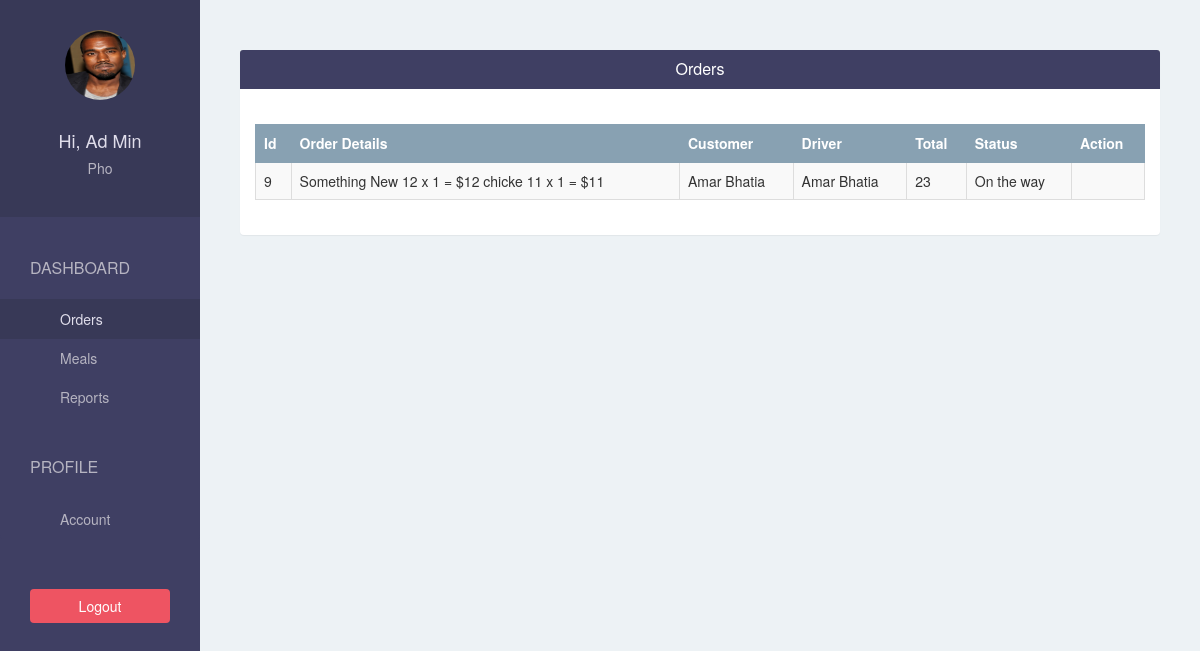
Page /restaurant/order/ (signed in) on the committed database.
### app/models.py (models this page shows, shortened)
class Restaurant(models.Model):
	user = models.OneToOneField(User, on_delete=models.CASCADE, related_name = 'restaurant')
	name = models.CharField(max_length=500)
	phone = models.CharField(max_length=500)
	address = models.CharField(max_length=500)
	logo = models.ImageField(upload_to='restaurant_logo/', blank=False)

class Order(models.Model):
	COOKING = 1
	READY = 2
	ONTHEWAY = 3
	DELIVERED = 4
	STATUS_CHOICES = (
		(COOKING, "Cooking"),
		(READY, "Ready"),
		(ONTHEWAY, "On the way"),
		(DELIVERED, "Delivered"),
	)
	customer = models.ForeignKey(Customer)
	restaurant = models.ForeignKey(Restaurant)
	driver = models.ForeignKey(Driver, blank = True, null = True)
	address = models.CharField(max_length=500)
	total = models.IntegerField()
	status = models.IntegerField(choices = STATUS_CHOICES)
	created_at = models.DateTimeField(default = timezone.now)
	picked_at = models.DateTimeField(blank = True, null = True)

class OrderDetails(models.Model):
	order = models.ForeignKey(Order, related_name='order_details')
	meal = models.ForeignKey(Meal)
	quantity = models.IntegerField()
	sub_total = models.IntegerField()

class Meal(models.Model):
	restaurant = models.ForeignKey(Restaurant)
	name = models.CharField(max_length=500)
	short_description = models.CharField(max_length=500)
	image = models.ImageField(upload_to='meal_images/', blank=False)
	price = models.IntegerField(default=0)

class Customer(models.Model):
	user = models.OneToOneField(User, on_delete=models.CASCADE, related_name='customer')
	avatar = models.CharField(max_length=500)
	phone = models.CharField(max_length=500, blank=True)
	address = models.CharField(max_length=500, blank=True)
	def __str__(self):
		return self.user.get_full_name()

class Driver(models.Model):
	user = models.OneToOneField(User, on_delete=models.CASCADE, related_name='driver')
	avatar = models.CharField(max_length=500)
	phone = models.CharField(max_length=500, blank=True)
	address = models.CharField(max_length=500, blank=True)
	location = models.CharField(max_length=500, blank=True)
	def __str__(self):
		return self.user.get_full_name()

### app/views.py (the view)
# urls.py: url(r'^restaurant/order/$', views.restaurant_order, name = 'restaurant-order'),
@login_required(login_url='/restaurant/sign-in/')
def restaurant_order(request):
    if request.method == "POST":
        order = Order.objects.get(id = request.POST["id"], restaurant = request.user.restaurant)
        if order.status == Order.COOKING:
            order.status = Order.READY
            order.save()
    orders = Order.objects.filter(restaurant = request.user.restaurant).order_by("-id")
    return render(request, 'restaurant/order.html', {"orders": orders})

### app/templates/restaurant/order.html (shortened to what this page needs)
{% extends 'restaurant/base.html' %}
{% block page %}
    <div class="panel">
        <div class="panel-heading bg-blue">
            <h4 class="panel-title text-center text-white">Orders</h4>
        </div>
        <div class="panel-body">
            <br/>
            <table class="table table-bordered table-hover table-striped">
                <thead>
                  <tr class="bg-gray text-white">
                    <th>Id</th>
                    <th>Order Details</th>
                    <th>Customer</th>
                    <th>Driver</th>
                    <th>Total</th>
                    <th>Status</th>
                    <th>Action</th>
                  </tr>
                </thead>
                <tbody>
                    {% for order in orders %}
                        <tr>
                            <td scope="row">{{ order.id }}</td>
                            <td>
                              {% for od in order.order_details.all %}
                                  {{ od.meal.name }} {{ od.meal.price }}
                                  x {{ od.quantity }} = ${{ od.sub_total }}
                              {% endfor %}
                            </td>
                            <td>{{ order.customer }}</td>
                            <td>{{ order.driver }}</td>
                            <td>{{ order.total }}</td>
                            <td>{{ order.get_status_display }}</td>
                            <td>
                            </td>
                        </tr>
                    {% endfor %}
                </tbody>
            </table>
        </div>
    </div>
{% endblock %}

### app/templates/restaurant/base.html (shortened to what this page needs)
{% extends 'base.html' %}
{% block sidebar %}
    {% url 'restaurant-order' as restaurant_order_url %}
    {% url 'restaurant-meal' as restaurant_meal_url %}
    {% url 'restaurant-report' as restaurant_report_url %}
    {% url 'restaurant-account' as restaurant_account_url %}
    <div class="text-center">
      <img class="img-circle" src="{{ MEDIA_URL }}{{ request.user.restaurant.logo }}"
          width="70" height="70" />
      <br/>
      <br/>
      <h4>Hi, {{ request.user.get_full_name }}</h4>
      <h5>{{ request.user.restaurant.name }}</h5>
    </div>
    <div class="list-group">
      <span class="text-uppercase">Dashboard</span>
      <a href="{% url 'restaurant-order' %}"
          class="list-group-item {% if request.path == restaurant_order_url %} active {% endif %} ">
          Orders
      </a>
      <a href="{% url 'restaurant-meal' %}"
          class="list-group-item {% if request.path == restaurant_meal_url %} active {% endif %} ">Meals</a>
      <a href="{% url 'restaurant-report' %}"
          class="list-group-item {% if request.path == restaurant_report_url %} active {% endif %} ">Reports</a>
      <span class="text-uppercase">Profile</span>
      <a href="{% url 'restaurant-account' %}"
          class="list-group-item {% if request.path == restaurant_account_url %} active {% endif %} ">Account</a>
    </div>
    <div class="text-center">
      <a href="{% url 'restaurant-sign-out' %}?next={{ request.path }}"
          class="btn btn-pink">Logout</a>
    </div>
{% endblock %}

### app/templates/base.html (shortened to what this page needs)
{% load staticfiles %}
<!DOCTYPE html>
<html lang="en">
<head>
  <link rel="stylesheet" href="{% static 'css/bootstrap.min.css' %}">
  <link rel="stylesheet" href="{% static 'css/style.css' %}">
</head>
<body>
    <div class="container-fluid">
      <div class="row">
        <div class="col-lg-2 col-md-2 col-sm-2 sidebar">
            {% block sidebar %}{% endblock %}
        </div>
        <div class="col-lg-10 col-lg-offset-2 col-md-10 col-md-offset-2 col-sm-10 col-sm-offset-2 content">
            {% block page %}{% endblock %}
        </div>
      </div>
    </div>
</body>
</html>

### app/static/css/style.css (style rules this page uses)
body { padding-top: 50px; background-color: #EDF2F5; overflow: auto; }
.bg-blue { background-color: #3F3F63; }
.bg-gray { background-color: #88A1B2; }
.text-white { color: white; }
.btn-pink { color: white; background-color: #EE5462; }
.sidebar { height: 100vh; position: fixed; top: 0; left: 0; padding: 0; background-color: #3F3F63; overflow: auto; }
.sidebar > div:first-child { padding: 30px 10px; font-weight: bold; font-size: 15px; background-color: #383957; }
.sidebar > div:first-child > h4 { color: #e0deeb; }
.sidebar > div:first-child > h5 { color: #b6b4c1; }
.sidebar .list-group { padding: 0; background-color: #3F3F63; }
.sidebar .list-group > span { color: #b6b4c1; display: block; margin-top: 20px; padding: 20px 30px; font-size: 16px; font-weight: 300; }
.sidebar .list-group .list-group-item, .sidebar .list-group .list-group-item:focus { background-color: #3F3F63; color: #b6b4c1; border: 0; padding-left: 60px; padding-right: 30px; }
.sidebar .list-group .list-group-item.active, .sidebar .list-group .list-group-item:hover { background-color: #383957; color: #e0deeb; }
.sidebar > div:last-child { padding: 30px; }
.sidebar > div:last-child .btn { width: 100%; }
.content { padding: 0 40px; }
.content .panel { border: none; }
.table > thead > tr > th, .table > thead > tr > td { vertical-align: middle; }
.table, .table > thead > tr > th { border-color: #88A1B2 }

### rows in the picture
Order: id "9", customer "Amar Bhatia", driver "Amar Bhatia", total "23", status "On the way"
OrderDetails: meal.name "Something New", meal.price "12", quantity "1", sub_total "12"
OrderDetails: meal.name "chicke", meal.price "11", quantity "1", sub_total "11"

### other values in the picture
{{ request.user.get_full_name }} "Ad Min"
{{ request.user.restaurant.name }} "Pho"
